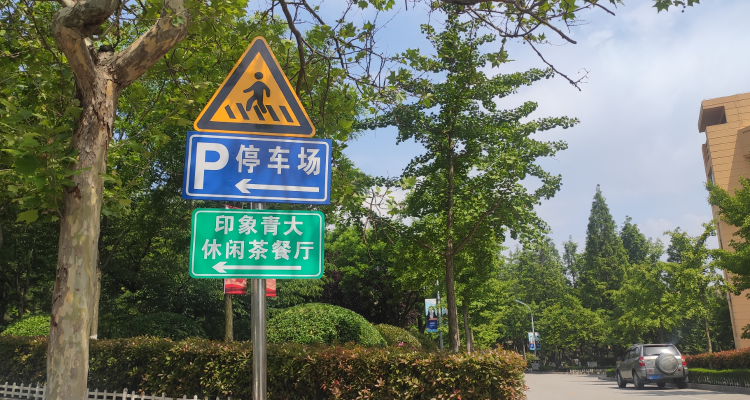
//> input picture RM/RM_mission/视觉练习题/题目一/images/test1.png, 1500 x 800 px (shown at 1/2 size)
$ ./extract_specific_color   (built with g++ and OpenCV 4)
//> lines starting //> are read from the running program, lines starting //| are printed output that depends on the picture; after the words box and inside, x2 and y2 are one past the last pixel; in counts of white or black regions, pixels touching at a corner belong together
#include<iostream>
#include<cmath>
#include<opencv2/opencv.hpp>

using namespace std;
using namespace cv;
int main()
{
	Mat srcImage = imread("/home/kyle/Programme/C++/opencv/image_resources/images/test1.png");
//> srcImage is the input picture: 800 rows x 1500 cols, CV_8UC3; mean B, G, R 96, 114.2, 105.7
	if (srcImage.empty())
	{
		cout << "没有找到图片，请重新输入正确路径！\n";
		return -1;
	}
	Mat srcHSV;
	cvtColor(srcImage, srcHSV, COLOR_BGR2HSV);
//> srcHSV: 800 rows x 1500 cols, CV_8UC3; mean H, S, V 55.1, 95.5, 123.8

//阈值化处理
	Mat dstImage;
	//蓝色
	//inRange(srcHSV, Scalar(100, 120, 125), Scalar(124, 220, 255), dstImage);
	//绿色
	inRange(srcHSV, Scalar(56, 90, 80), Scalar(90, 255, 200), dstImage);
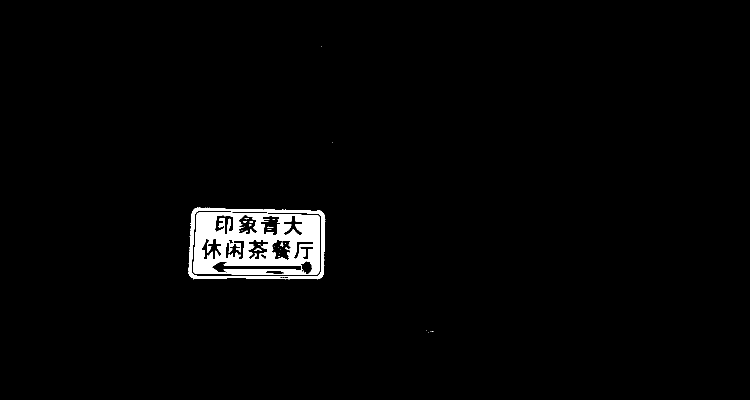
//> dstImage: 800 rows x 1500 cols, CV_8UC1 (shown at 1/2 size); 2.1% white; 29 white regions (25 under 20 px)
	Mat element = getStructuringElement(MORPH_RECT, Size(1, 2),  Point(-1,-1));

	vector<vector<Point>> contours;
	vector<Point> contour;
	vector<Vec4i> hierarchy;
	findContours(dstImage, contours, hierarchy, RETR_EXTERNAL, CHAIN_APPROX_SIMPLE, Point());
//> contours = 7 contours, 6 with area under 20; largest, box (x1, y1, x2, y2) and area: (377, 415, 651, 559) 36750


//轮廓绘制
	Mat drawImage;
	double width = srcImage.cols;
//> width = 1500
	double height = srcImage.rows;
//> height = 800

	for (int t = 0; t < contours.size(); t++)
	{
		double length2 = arcLength(contours[t], true);
		if (length2 > 800) {
			contour = contours[t];
			Scalar color = Scalar(250, 120, 220);
			drawContours(srcImage, contours, t, color, 2, 8, hierarchy, 0, Point(0, 0));
		}
	}
//> this loop made 7 passes
//> length2 on passes 1 to 7: 0, 6, 0, 0, 858.9, 0, 0
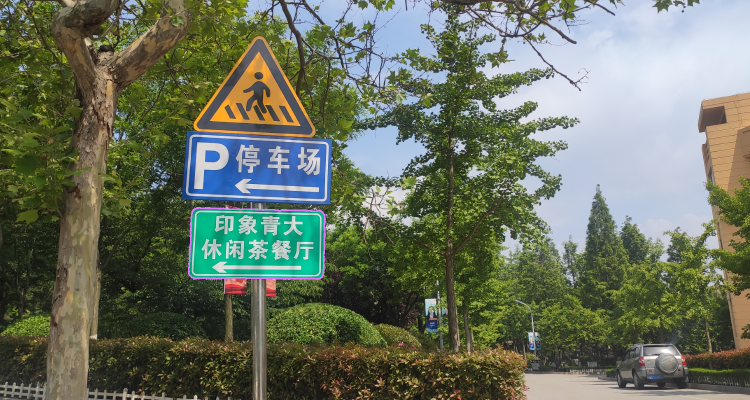
//> srcImage: 800 rows x 1500 cols, CV_8UC3 (shown at 1/2 size); 0.22% of pixels changed, all inside (x1, y1, x2, y2) = (376, 414, 652, 560)
	imwrite("/home/kyle/Programme/C++/opencv/green/indicator1.png", srcImage);
//拉正图像
	RotatedRect rr = minAreaRect(contour);
//> rr = centre (513.4, 489), size (143.7, 271), angle -88.7
	Point2f points[4];
	rr.points(points);
//> points = 4 Points (x, y): [647.2, 564], [376.3, 557.8], [379.6, 414.1], [650.5, 420.3]
	Point2f points2[4];
	for (int i = 0; i < 4; i++) {
		if (points[i].x < rr.center.x) {
			if (points[i].y < rr.center.y) {
				points2[0] = points[i];
			}
			else if (points[i].y > rr.center.y) {
				points2[3] = points[i];
			}
		}
		else if (points[i].x > rr.center.x) {
			if (points[i].y > rr.center.y) {
				points2[2] = points[i];
			}
			else if (points[i].y < rr.center.y) {
				points2[1] = points[i];
			}
		}
	}

	double chang = sqrt((points2[1].y - points2[0].y) * (points2[1].y - points2[0].y) + (points2[1].x - points[0].x) * (points2[1].x - points[0].x));
//> chang = 7.03
	double kuan = sqrt((points2[3].y - points2[0].y) * (points2[3].y - points2[0].y) + (points2[3].x - points2[0].x) * (points2[3].x - points2[0].x));
//> kuan = 143.7
	Point2f srcPoints[3];
	Point2f dstPoints[3];

	srcPoints[0] = points2[0];
//> srcPoints = 3 Points (x, y): [379.6, 414.1], [0, 0], [0, 0]
	srcPoints[1] = points2[1];
//> srcPoints = 3 Points (x, y): [379.6, 414.1], [650.5, 420.3], [0, 0]
	srcPoints[2] = points2[3];
//> srcPoints = 3 Points (x, y): [379.6, 414.1], [650.5, 420.3], [376.3, 557.8]

	dstPoints[0] = Point2f(points2[0].x, points2[0].y);
//> dstPoints = 3 Points (x, y): [379.6, 414.1], [0, 0], [0, 0]
	dstPoints[1] = Point2f(points2[0].x + chang, points2[0].y);
//> dstPoints = 3 Points (x, y): [379.6, 414.1], [386.6, 414.1], [0, 0]
	dstPoints[2] = Point2f(points2[0].x, points2[0].y + kuan);
//> dstPoints = 3 Points (x, y): [379.6, 414.1], [386.6, 414.1], [379.6, 557.8]

	//仿射变换
	Mat M1 = getAffineTransform(srcPoints, dstPoints);
//> M1 = [[0.0259, 0.000595, 369.5], [-0.0229, 1, 8.81]]
	warpAffine(srcImage, srcImage, M1, srcImage.size());
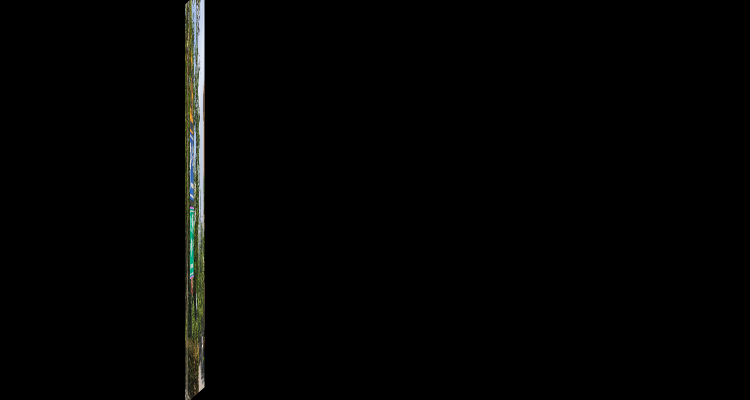
//> srcImage: 800 rows x 1500 cols, CV_8UC3 (shown at 1/2 size); mean B, G, R 2.4, 2.9, 2.7


	Rect rect1(points[1].x, points[1].y, chang, kuan);
//> rect1 = Rect(376, 557, 7, 143)
	Mat after_1;
	srcImage(rect1).copyTo(after_1);
	imshow("蓝色指示牌", after_1);
	imwrite("/home/kyle/Programme/C++/opencv/green/result1.png", after_1);

	waitKey(0);
	return 0;
}

$ run again, with RM/RM_mission/视觉练习题/题目一/images/test2.png copied over RM/RM_mission/视觉练习题/题目一/images/test1.png
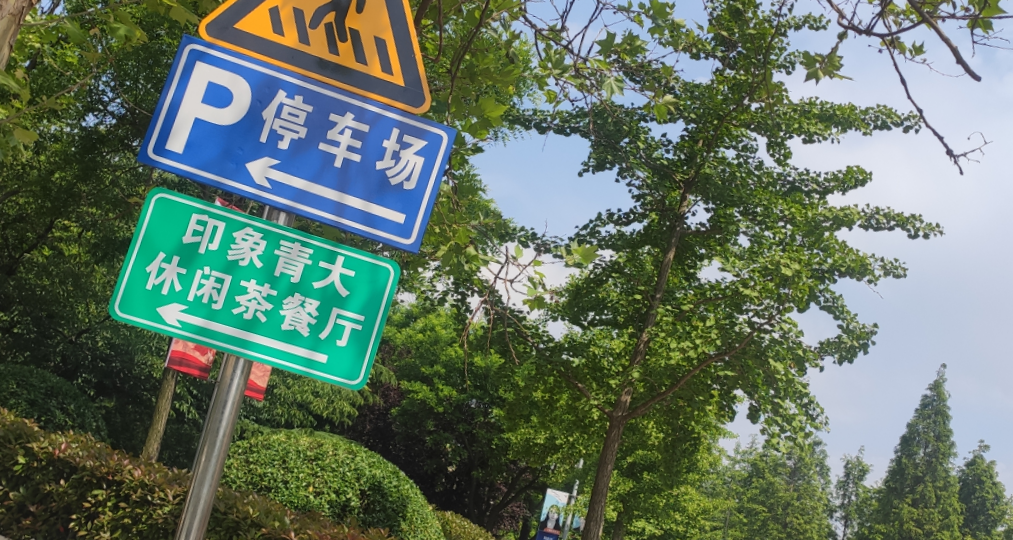
//> input picture RM/RM_mission/视觉练习题/题目一/images/test2.png, 1013 x 540 px
//> srcImage is the input picture: 540 rows x 1013 cols, CV_8UC3; mean B, G, R 101.5, 117, 99.9
//> srcHSV: 540 rows x 1013 cols, CV_8UC3; mean H, S, V 62.7, 97.7, 126.7
//> `inRange(srcHSV, Scalar(56, 90, 80), Scalar(90, 255, 200), dstImage);`:
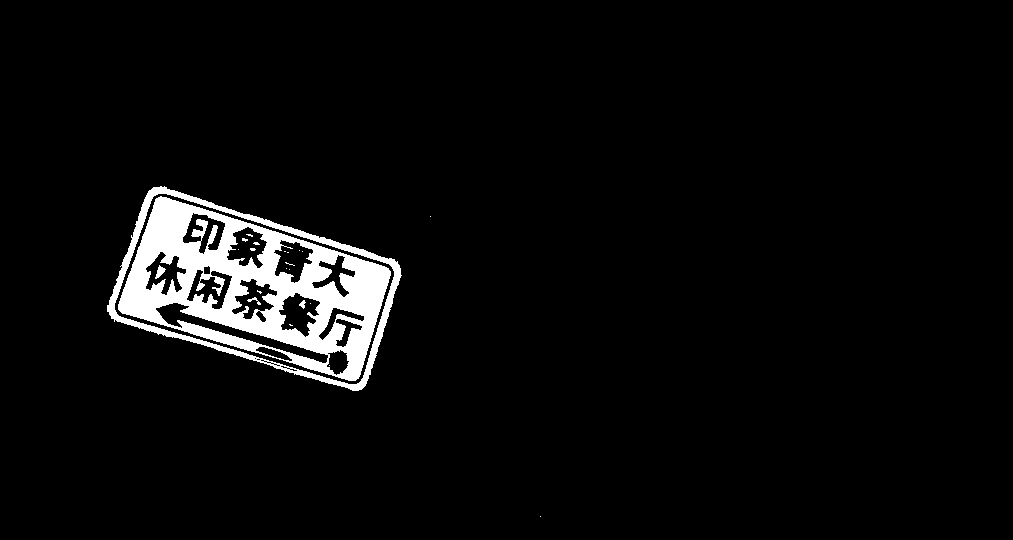
//> dstImage: 540 rows x 1013 cols, CV_8UC1; 4.7% white; 23 white regions (18 under 20 px)
//> contours = 3 contours, 2 with area under 20; largest, box (x1, y1, x2, y2) and area: (107, 186, 402, 391) 36884
//> the loop `for (int t = 0; t < contours.size(); t++)` made 3 passes
//> length2 on passes 1 to 3: 0, 0, 884.1
//> rr = centre (254.2, 290), size (143.8, 271.6), angle -72.4
//> points = 4 Points (x, y): [361.9, 399.5], [103, 317.5], [146.4, 180.4], [405.3, 262.4]
//> chang = 92.74
//> kuan = 143.8
//> `srcPoints[0] = points2[0];`: srcPoints = 3 Points (x, y): [146.4, 180.4], [0, 0], [0, 0]
//> `srcPoints[1] = points2[1];`: srcPoints = 3 Points (x, y): [146.4, 180.4], [405.3, 262.4], [0, 0]
//> `srcPoints[2] = points2[3];`: srcPoints = 3 Points (x, y): [146.4, 180.4], [405.3, 262.4], [103, 317.5]
//> `dstPoints[0] = Point2f(points2[0].x, points2[0].y);`: dstPoints = 3 Points (x, y): [146.4, 180.4], [0, 0], [0, 0]
//> `dstPoints[1] = Point2f(points2[0].x + chang, points2[0].y);`: dstPoints = 3 Points (x, y): [146.4, 180.4], [239.2, 180.4], [0, 0]
//> `dstPoints[2] = Point2f(points2[0].x, points2[0].y + kuan);`: dstPoints = 3 Points (x, y): [146.4, 180.4], [239.2, 180.4], [146.4, 324.2]
//> M1 = [[0.326, 0.103, 80.16], [-0.302, 0.953, 52.61]]
//> rect1 = Rect(103, 317, 92, 143)
//> `srcImage(rect1).copyTo(after_1);`:
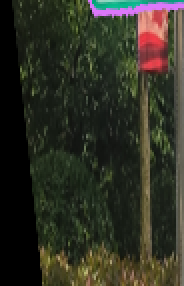
//> after_1: 143 rows x 92 cols, CV_8UC3 (shown 2 times larger); mean B, G, R 35.9, 47.9, 47.3
